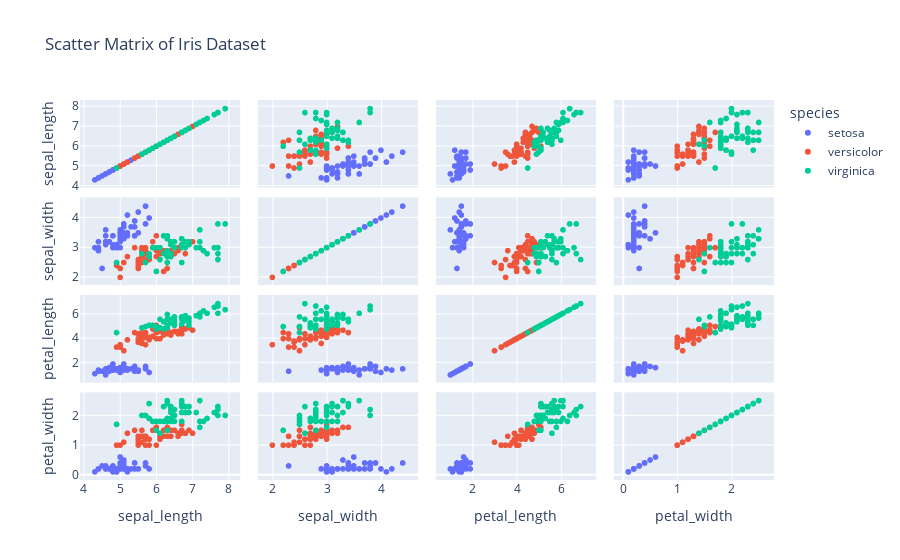

Notebook code for this chart:
### Code cell
px.scatter_matrix(iris, dimensions=['sepal_length', 'sepal_width', 'petal_length', 'petal_width'], color='species', title='Scatter Matrix of Iris Dataset').show()

### Figure 1 — Plotly figure (JSON) as saved in the notebook; plotly's stock layout.template omitted (floating-point values rounded to 4 significant figures)
{"data": [{"dimensions": [{"axis": {"matches": true}, "label": "sepal_length", "values": [5.1, 4.9, 4.7, 4.6, 5.0, 5.4, 4.6, 5.0, 4.4, 4.9, 5.4, 4.8, 4.8, 4.3, 5.8, 5.7, 5.4, 5.1, 5.7, 5.1, 5.4, 5.1, 4.6, 5.1, 4.8, 5.0, 5.0, 5.2, 5.2, 4.7, 4.8, 5.4, 5.2, 5.5, 4.9, 5.0, 5.5, 4.9, 4.4, 5.1, 5.0, 4.5, 4.4, 5.0, 5.1, 4.8, 5.1, 4.6, 5.3, 5.0]}, {"axis": {"matches": true}, "label": "sepal_width", "values": [3.5, 3.0, 3.2, 3.1, 3.6, 3.9, 3.4, 3.4, 2.9, 3.1, 3.7, 3.4, 3.0, 3.0, 4.0, 4.4, 3.9, 3.5, 3.8, 3.8, 3.4, 3.7, 3.6, 3.3, 3.4, 3.0, 3.4, 3.5, 3.4, 3.2, 3.1, 3.4, 4.1, 4.2, 3.1, 3.2, 3.5, 3.1, 3.0, 3.4, 3.5, 2.3, 3.2, 3.5, 3.8, 3.0, 3.8, 3.2, 3.7, 3.3]}, {"axis": {"matches": true}, "label": "petal_length", "values": [1.4, 1.4, 1.3, 1.5, 1.4, 1.7, 1.4, 1.5, 1.4, 1.5, 1.5, 1.6, 1.4, 1.1, 1.2, 1.5, 1.3, 1.4, 1.7, 1.5, 1.7, 1.5, 1.0, 1.7, 1.9, 1.6, 1.6, 1.5, 1.4, 1.6, 1.6, 1.5, 1.5, 1.4, 1.5, 1.2, 1.3, 1.5, 1.3, 1.5, 1.3, 1.3, 1.3, 1.6, 1.9, 1.4, 1.6, 1.4, 1.5, 1.4]}, {"axis": {"matches": true}, "label": "petal_width", "values": [0.2, 0.2, 0.2, 0.2, 0.2, 0.4, 0.3, 0.2, 0.2, 0.1, 0.2, 0.2, 0.1, 0.1, 0.2, 0.4, 0.4, 0.3, 0.3, 0.3, 0.2, 0.4, 0.2, 0.5, 0.2, 0.2, 0.4, 0.2, 0.2, 0.2, 0.2, 0.4, 0.1, 0.2, 0.1, 0.2, 0.2, 0.1, 0.2, 0.2, 0.3, 0.3, 0.2, 0.6, 0.4, 0.3, 0.2, 0.2, 0.2, 0.2]}], "hovertemplate": "species=setosa<br>%{xaxis.title.text}=%{x}<br>%{yaxis.title.text}=%{y}<extra></extra>", "legendgroup": "setosa", "marker": {"color": "#636efa", "symbol": "circle"}, "name": "setosa", "showlegend": true, "type": "splom"}, {"dimensions": [{"axis": {"matches": true}, "label": "sepal_length", "values": [7.0, 6.4, 6.9, 5.5, 6.5, 5.7, 6.3, 4.9, 6.6, 5.2, 5.0, 5.9, 6.0, 6.1, 5.6, 6.7, 5.6, 5.8, 6.2, 5.6, 5.9, 6.1, 6.3, 6.1, 6.4, 6.6, 6.8, 6.7, 6.0, 5.7, 5.5, 5.5, 5.8, 6.0, 5.4, 6.0, 6.7, 6.3, 5.6, 5.5, 5.5, 6.1, 5.8, 5.0, 5.6, 5.7, 5.7, 6.2, 5.1, 5.7]}, {"axis": {"matches": true}, "label": "sepal_width", "values": [3.2, 3.2, 3.1, 2.3, 2.8, 2.8, 3.3, 2.4, 2.9, 2.7, 2.0, 3.0, 2.2, 2.9, 2.9, 3.1, 3.0, 2.7, 2.2, 2.5, 3.2, 2.8, 2.5, 2.8, 2.9, 3.0, 2.8, 3.0, 2.9, 2.6, 2.4, 2.4, 2.7, 2.7, 3.0, 3.4, 3.1, 2.3, 3.0, 2.5, 2.6, 3.0, 2.6, 2.3, 2.7, 3.0, 2.9, 2.9, 2.5, 2.8]}, {"axis": {"matches": true}, "label": "petal_length", "values": [4.7, 4.5, 4.9, 4.0, 4.6, 4.5, 4.7, 3.3, 4.6, 3.9, 3.5, 4.2, 4.0, 4.7, 3.6, 4.4, 4.5, 4.1, 4.5, 3.9, 4.8, 4.0, 4.9, 4.7, 4.3, 4.4, 4.8, 5.0, 4.5, 3.5, 3.8, 3.7, 3.9, 5.1, 4.5, 4.5, 4.7, 4.4, 4.1, 4.0, 4.4, 4.6, 4.0, 3.3, 4.2, 4.2, 4.2, 4.3, 3.0, 4.1]}, {"axis": {"matches": true}, "label": "petal_width", "values": [1.4, 1.5, 1.5, 1.3, 1.5, 1.3, 1.6, 1.0, 1.3, 1.4, 1.0, 1.5, 1.0, 1.4, 1.3, 1.4, 1.5, 1.0, 1.5, 1.1, 1.8, 1.3, 1.5, 1.2, 1.3, 1.4, 1.4, 1.7, 1.5, 1.0, 1.1, 1.0, 1.2, 1.6, 1.5, 1.6, 1.5, 1.3, 1.3, 1.3, 1.2, 1.4, 1.2, 1.0, 1.3, 1.2, 1.3, 1.3, 1.1, 1.3]}], "hovertemplate": "species=versicolor<br>%{xaxis.title.text}=%{x}<br>%{yaxis.title.text}=%{y}<extra></extra>", "legendgroup": "versicolor", "marker": {"color": "#EF553B", "symbol": "circle"}, "name": "versicolor", "showlegend": true, "type": "splom"}, {"dimensions": [{"axis": {"matches": true}, "label": "sepal_length", "values": [6.3, 5.8, 7.1, 6.3, 6.5, 7.6, 4.9, 7.3, 6.7, 7.2, 6.5, 6.4, 6.8, 5.7, 5.8, 6.4, 6.5, 7.7, 7.7, 6.0, 6.9, 5.6, 7.7, 6.3, 6.7, 7.2, 6.2, 6.1, 6.4, 7.2, 7.4, 7.9, 6.4, 6.3, 6.1, 7.7, 6.3, 6.4, 6.0, 6.9, 6.7, 6.9, 5.8, 6.8, 6.7, 6.7, 6.3, 6.5, 6.2, 5.9]}, {"axis": {"matches": true}, "label": "sepal_width", "values": [3.3, 2.7, 3.0, 2.9, 3.0, 3.0, 2.5, 2.9, 2.5, 3.6, 3.2, 2.7, 3.0, 2.5, 2.8, 3.2, 3.0, 3.8, 2.6, 2.2, 3.2, 2.8, 2.8, 2.7, 3.3, 3.2, 2.8, 3.0, 2.8, 3.0, 2.8, 3.8, 2.8, 2.8, 2.6, 3.0, 3.4, 3.1, 3.0, 3.1, 3.1, 3.1, 2.7, 3.2, 3.3, 3.0, 2.5, 3.0, 3.4, 3.0]}, {"axis": {"matches": true}, "label": "petal_length", "values": [6.0, 5.1, 5.9, 5.6, 5.8, 6.6, 4.5, 6.3, 5.8, 6.1, 5.1, 5.3, 5.5, 5.0, 5.1, 5.3, 5.5, 6.7, 6.9, 5.0, 5.7, 4.9, 6.7, 4.9, 5.7, 6.0, 4.8, 4.9, 5.6, 5.8, 6.1, 6.4, 5.6, 5.1, 5.6, 6.1, 5.6, 5.5, 4.8, 5.4, 5.6, 5.1, 5.1, 5.9, 5.7, 5.2, 5.0, 5.2, 5.4, 5.1]}, {"axis": {"matches": true}, "label": "petal_width", "values": [2.5, 1.9, 2.1, 1.8, 2.2, 2.1, 1.7, 1.8, 1.8, 2.5, 2.0, 1.9, 2.1, 2.0, 2.4, 2.3, 1.8, 2.2, 2.3, 1.5, 2.3, 2.0, 2.0, 1.8, 2.1, 1.8, 1.8, 1.8, 2.1, 1.6, 1.9, 2.0, 2.2, 1.5, 1.4, 2.3, 2.4, 1.8, 1.8, 2.1, 2.4, 2.3, 1.9, 2.3, 2.5, 2.3, 1.9, 2.0, 2.3, 1.8]}], "hovertemplate": "species=virginica<br>%{xaxis.title.text}=%{x}<br>%{yaxis.title.text}=%{y}<extra></extra>", "legendgroup": "virginica", "marker": {"color": "#00cc96", "symbol": "circle"}, "name": "virginica", "showlegend": true, "type": "splom"}], "layout": {"dragmode": "select", "legend": {"title": {"text": "species"}, "tracegroupgap": 0}, "title": {"text": "Scatter Matrix of Iris Dataset"}}}
